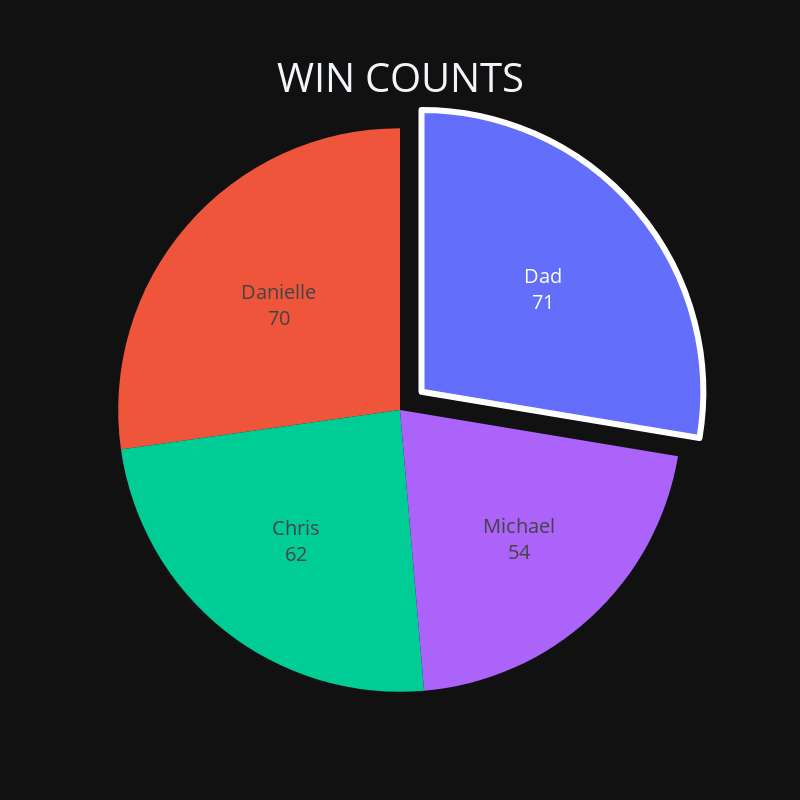

The cell this chart's notebook holds for it:
### Markdown cell above
# have not been documenting because this was supposed to be a scrap notebook

however clearly I am using it a lot, will have to claen up later, will add commented code ....eventually hehe

### Code cell
#putting the above graphing work into one place to copy into the app code
#BY THE WAY it took about 2 hours to figure out how to ONLY border a pulled slice. JUSSSSS SAYIN

#easiest way is to make lits of just the data we need
players = ['Michael', 'Danielle','Chris','Dad']
scores = [len(michaelwindf), len(daniellewindf), len(chriswindf), len(dadwindf)]

#becaue it can be zipped into a dict
piezip = zip(players,scores)

#easily turned into a dataframe
piedf = pd.DataFrame(piezip, columns = ['Player','Score'])

#sorted so that the winner is always on top/is pulled and bordered
piedf.sort_values('Score', ascending = False, inplace = True)



#and then added allllll togehter into one beautiful pie chart
total_pie = px.pie(piedf, names = 'Player', values = 'Score',
                   title = 'WIN COUNTS', template = 'plotly_dark',
                  height = 800, width = 800)
total_pie.update_traces(textinfo = 'label + value',pull = ([.1,0,0,0]),
                        textfont = dict(size = 20), hovertemplate = [
                            'WOW YOU\'RE WINNING','OK, YAAAAS','I mean, you\'re trying','LOSER'],
                       marker = dict(line = dict(color = 'white', width = [6,0,0,0])))
total_pie.update_layout(autosize = True,
    title={
        'text': "WIN COUNTS",
        'y':.92,
        'x':0.5,
        'xanchor': 'center',
        'yanchor': 'top'
        },
    title_font_size = 40,
    showlegend = False
)
total_pie.show()

### Figure 1 — Plotly figure (JSON) as saved in the notebook; plotly's stock layout.template omitted (floating-point values rounded to 4 significant figures)
{"data": [{"domain": {"x": [0, 1], "y": [0, 1]}, "hovertemplate": ["WOW YOU'RE WINNING", "OK, YAAAAS", "I mean, you're trying", "LOSER"], "labels": ["Dad", "Danielle", "Chris", "Michael"], "legendgroup": "", "marker": {"line": {"color": "white", "width": [6, 0, 0, 0]}}, "name": "", "pull": [0.1, 0, 0, 0], "showlegend": true, "textfont": {"size": 20}, "textinfo": "label+value", "type": "pie", "values": [71, 70, 62, 54]}], "layout": {"autosize": true, "height": 800, "legend": {"tracegroupgap": 0}, "showlegend": false, "title": {"font": {"size": 40}, "text": "WIN COUNTS", "x": 0.5, "xanchor": "center", "y": 0.92, "yanchor": "top"}, "width": 800}}
